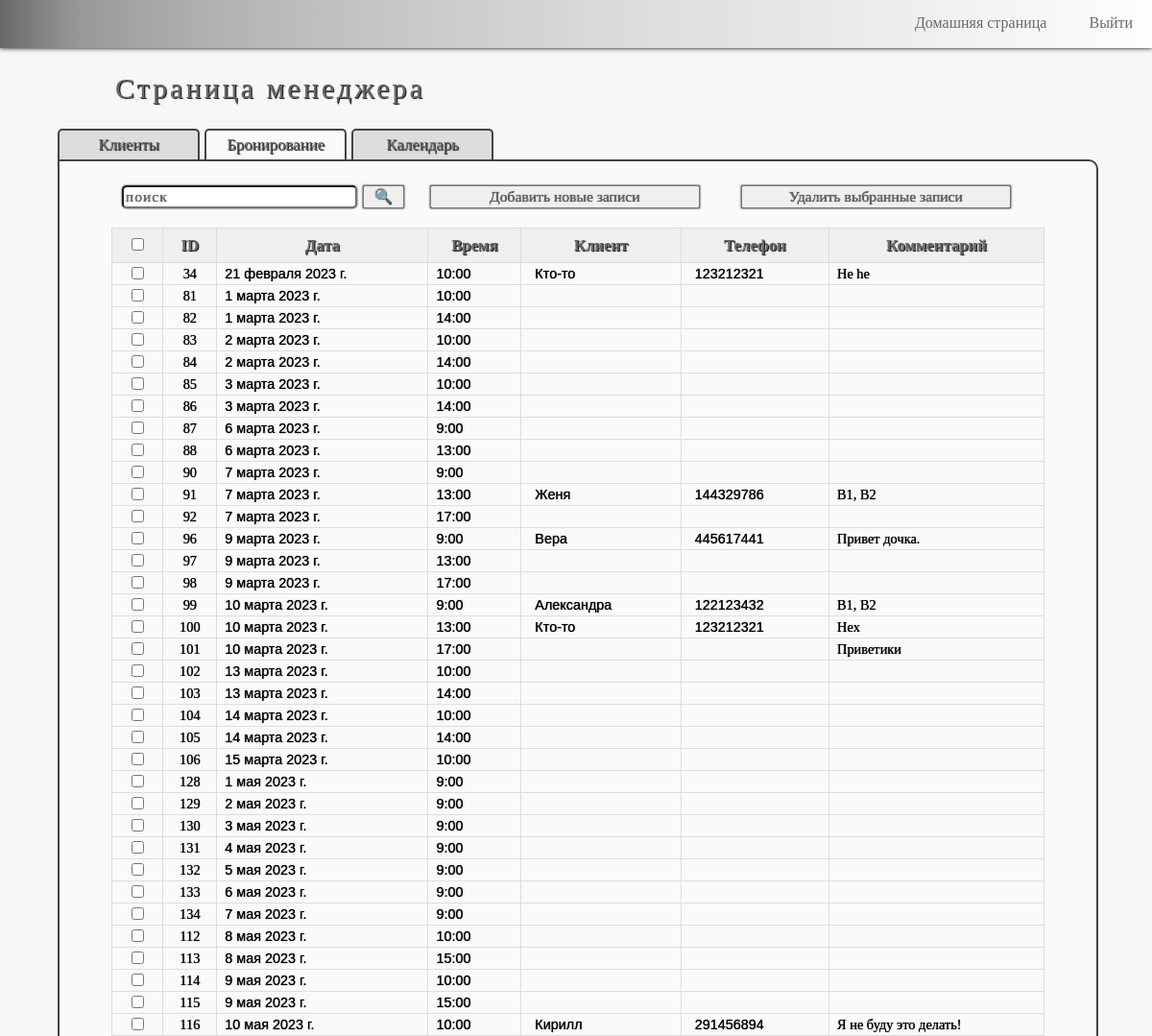
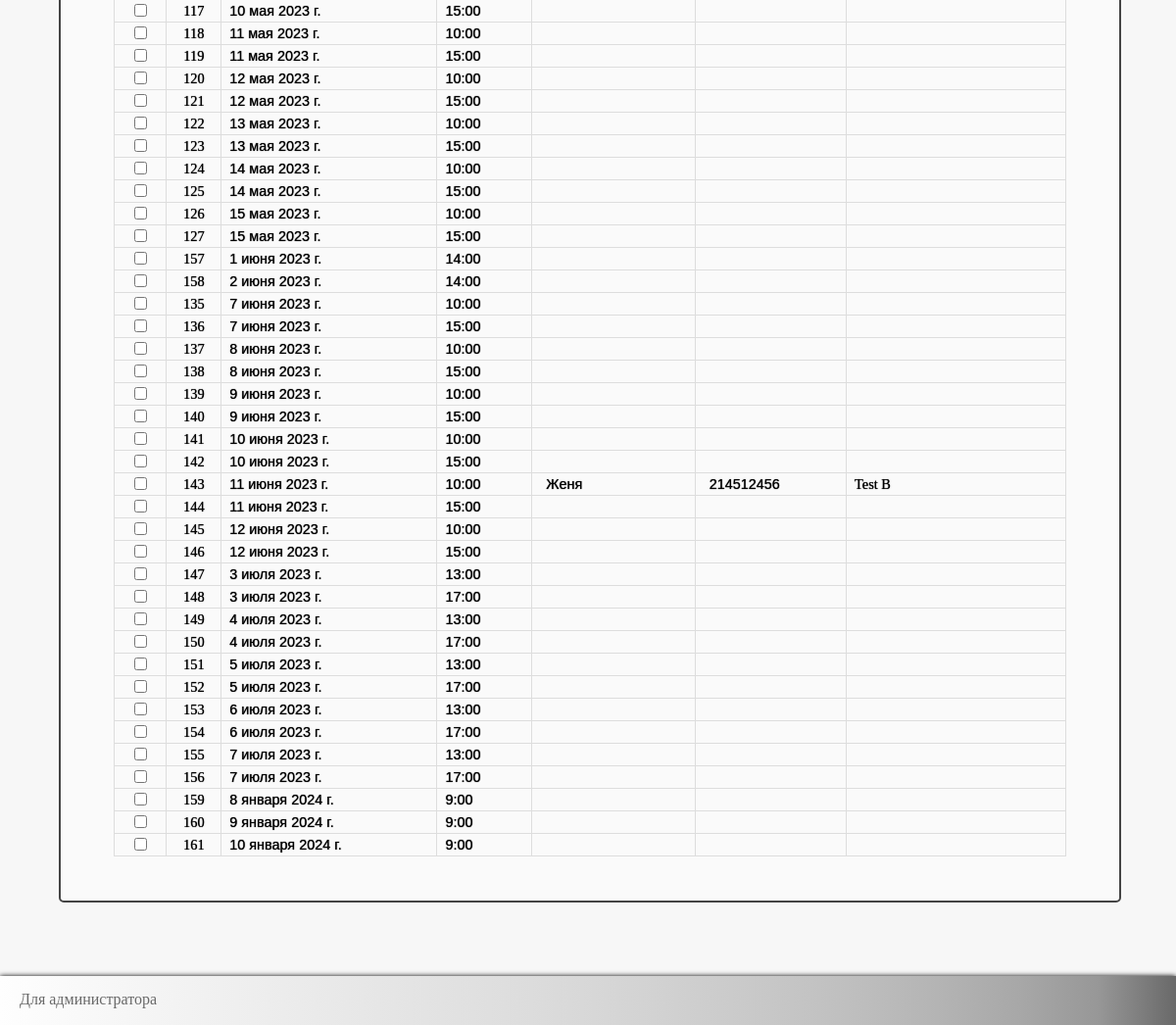
/home/manager/booking_table (signed in), run on an earlier commit of the app's database (2 pictures, top to bottom).
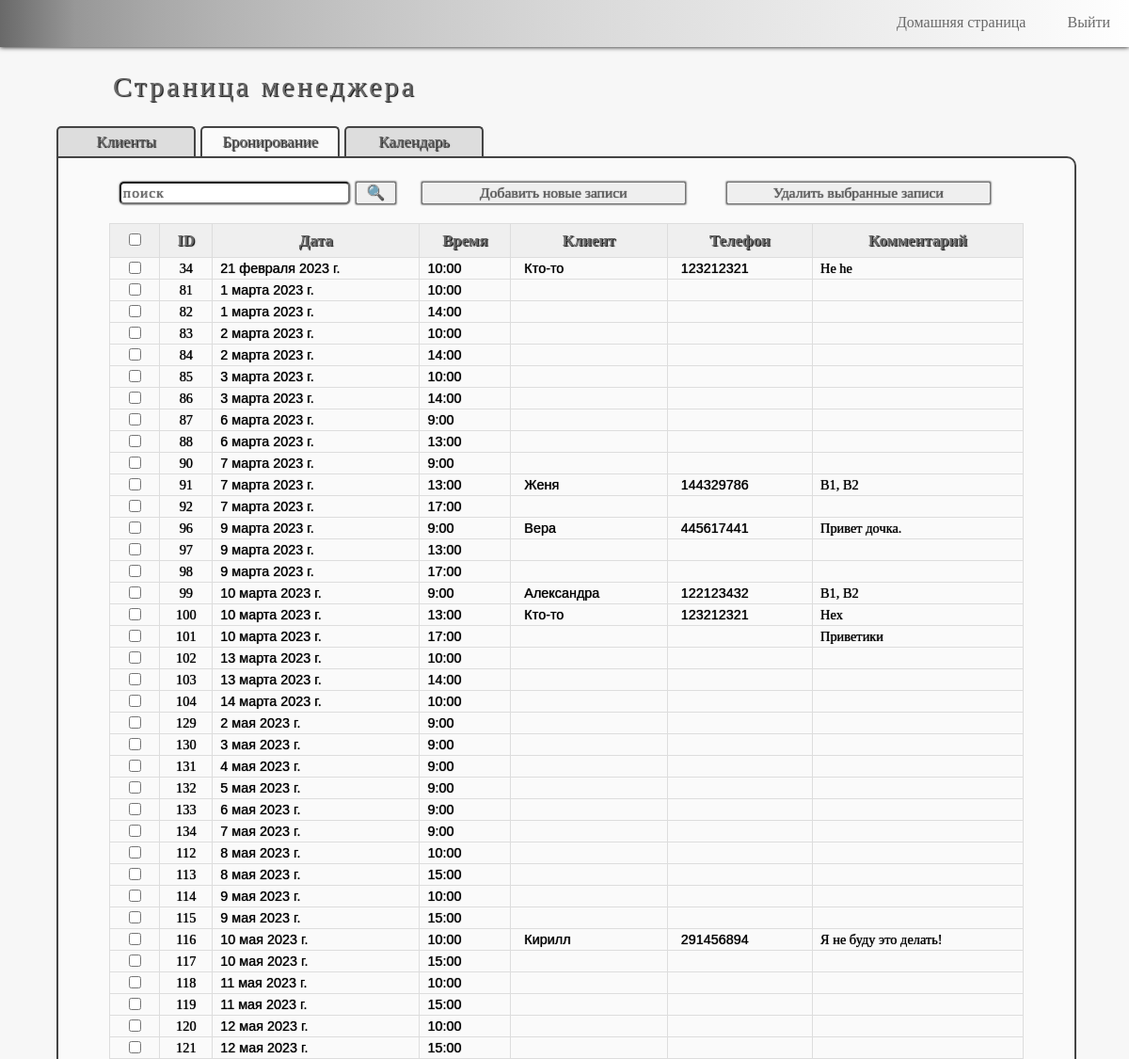
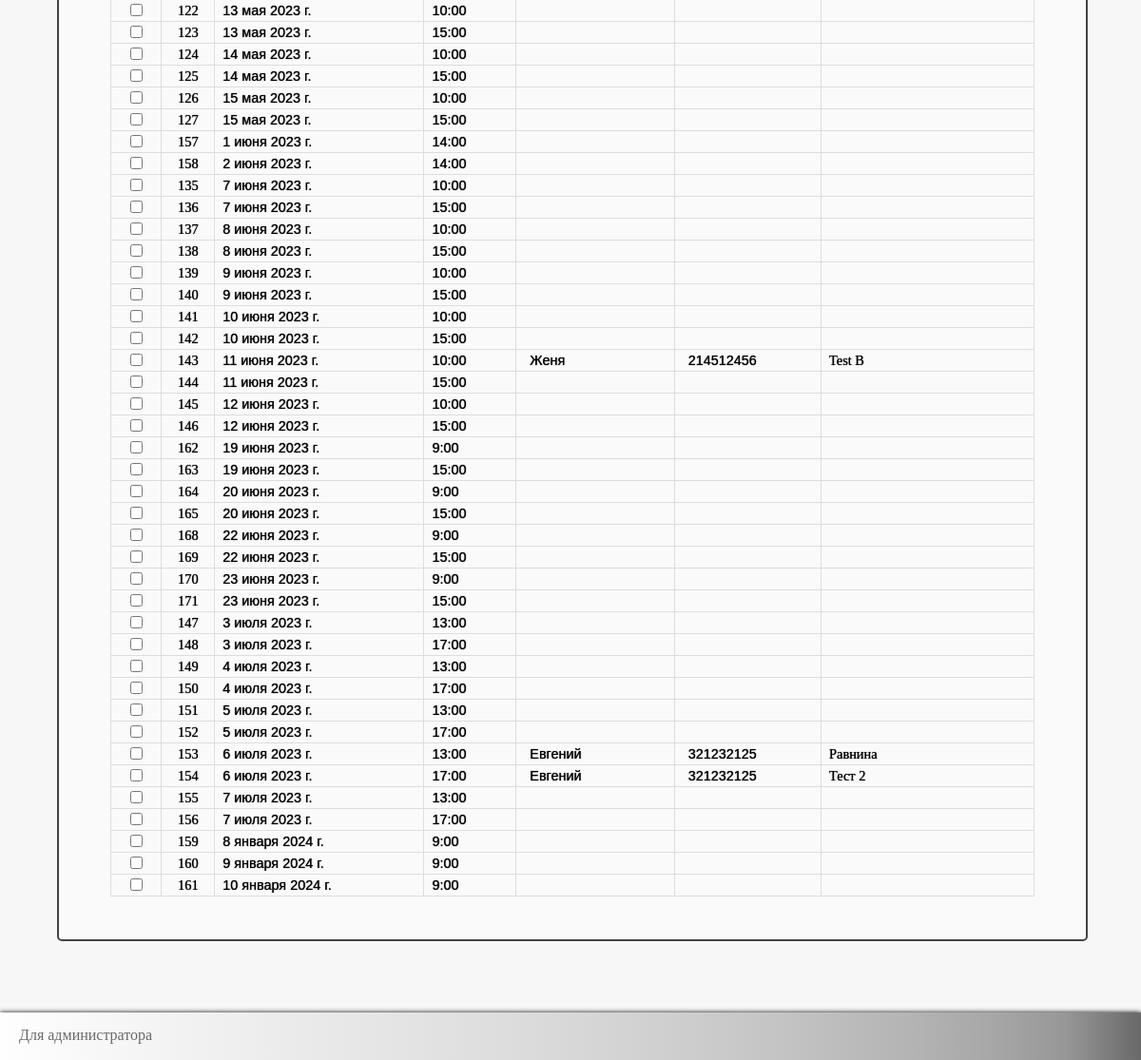
And on a later commit of the database (2 pictures, top to bottom).
### client/models.py (models this page shows, shortened)
class Booked(models.Model):
    datetime = models.DateTimeField('Дата бронирования', unique=True)
    client = models.ForeignKey(Client, null=True, on_delete=models.SET_NULL, blank=True)
    comment = models.TextField('Комментарий', blank=True)
    class Meta:
        verbose_name = "Бронь"
        verbose_name_plural = "Бронирование"

class Client(models.Model):
    name = models.CharField("Имя", max_length=20)
    phone = models.IntegerField("Телефон", unique=True)
    ban = models.BooleanField()
    history = models.TextField("История клиента", blank=True)
    class Meta:
        verbose_name = "Клиент"
        verbose_name_plural = "Клиенты"

### client/views.py (the view)
# urls.py: path('manager/booking_table', views.manager_booking_table, name="manager_booking_table"),
def manager_booking_table(request: HttpRequest) -> HttpResponse:
    if not request.user.is_authenticated:
        return redirect(manager_logged_in)
    the_tittle = "База бронирования"
    booking = Booked.objects.all().order_by("datetime")
    search = request.GET.get("searchBooking")
    if search is not None:
        booking = Booked.objects.filter(datetime__icontains=search). \
            union(Booked.objects.filter(client__name__icontains=search)). \
            union(Booked.objects.filter(client__phone__icontains=search)). \
            union(Booked.objects.filter(comment__icontains=search))
    return render(request, "client/manager_booking_table.html", context={"the_tittle": the_tittle,
                                                                         "booking": booking,
                                                                         })

### client/templates/client/manager_booking_table.html (shortened to what this page needs)
{% extends 'client/manager.html' %}
{% load static %}
{% block stylelink %}
<link rel="stylesheet" href="{% static 'client/css/managerstyle.css' %}">
<link rel="stylesheet" href="{% static 'client/css/mmanagerstyle.css' %}">
{% endblock %}
{% block table%}
<div class="main_manager">
    <div class="headingH1">Страница менеджера</div>
    <a href="{% url 'manager_clients_table' %}"><div class="tittleBlock">Клиенты</div></a>
    <div class="tittleBlock" id="tittleMainBlock">Бронирование</div>
    <a href="{% url 'manager_calendar' %}"><div class="tittleBlock">Календарь</div></a>
    <div id="bookingBlock">
        <input id="searchBooking" name="search" placeholder="поиск" type="text"/>
        <button id="searchBookingButton" onclick="toDoSearchBooking()">🔍</button>
        <button id="addBookingButton" onclick="changeHiddenAddBooking()">Добавить новые записи</button>
        <button id="removeBookingButton" onclick="removeBooking()">Удалить выбранные записи</button>
        <br/>
        <br/>
        <div class="tableDivStyle">
            <table>
            <tr>
                <th> <input id="booking_choose" type="checkbox" onclick="onClickCheckBooking(this)"/> </th>
                <th>ID</th>
                <th>Дата</th>
                <th>Время</th>
                <th>Клиент</th>
                <th>Телефон</th>
                <th>Комментарий</th>
            </tr>
            {% for book in booking %}
            <tr>
                <td class="tableCheckClient">
                    <input id="check{{book.id}}" class="checkbox_booking" type="checkbox"/>
                </td>
                <td class="tableIDClient">
                    {{book.id}}
                </td>
                <td class="tableDateBooking">
                    <div>{{book.datetime.date}}</div>
                </td>
                <td class="tableTimeBooking">
                    <div>{{book.datetime.time}}</div>
                </td>
                <td class="tableNameClient">
                    <div>{{book.client.name}}</div>
                </td>
                <td class="tableTelClient">
                    <div>{{book.client.phone}}</div>
                </td>
                <td class="tableCommentClient">
                    <div>{{book.comment}}</div>
                </td>
            </tr>
            {% endfor %}
        </table>
        </div>
    </div>
</div>
{% endblock%}

What changed in the data, as far as the page shows it:
removed Booked: id "105", datetime "14 марта 2023 г.", datetime.time "14:00"
removed Booked: id "106", datetime "15 марта 2023 г.", datetime.time "10:00"
removed Booked: id "128", datetime "1 мая 2023 г.", datetime.time "9:00"
added Booked: id "162", datetime "19 июня 2023 г.", datetime.time "9:00"
added Booked: id "163", datetime "19 июня 2023 г.", datetime.time "15:00"
added Booked: id "164", datetime "20 июня 2023 г.", datetime.time "9:00"
added Booked: id "165", datetime "20 июня 2023 г.", datetime.time "15:00"
added Booked: id "168", datetime "22 июня 2023 г.", datetime.time "9:00"
added Booked: id "169", datetime "22 июня 2023 г.", datetime.time "15:00"
added Booked: id "170", datetime "23 июня 2023 г.", datetime.time "9:00"
added Booked: id "171", datetime "23 июня 2023 г.", datetime.time "15:00"
changed Booked id 153: client.name (not shown) → "Евгений"; client.phone (not shown) → "321232125"; comment (not shown) → "Равнина"
changed Booked id 154: client.name (not shown) → "Евгений"; client.phone (not shown) → "321232125"; comment (not shown) → "Тест 2"
